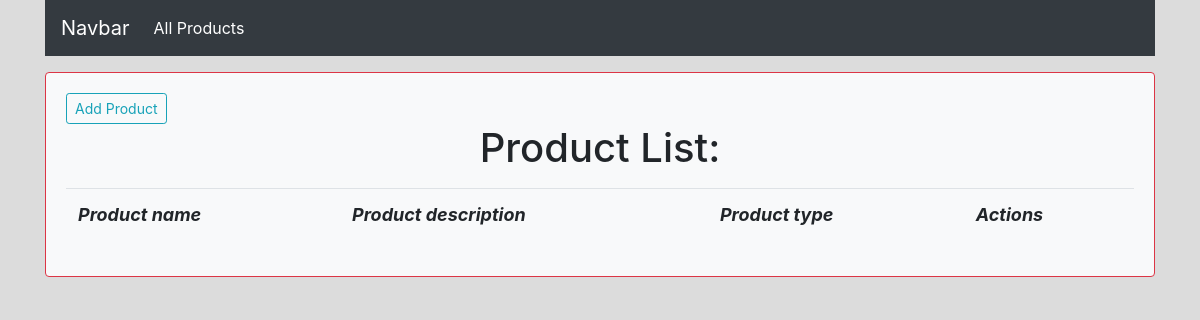
The app's page /, older data.
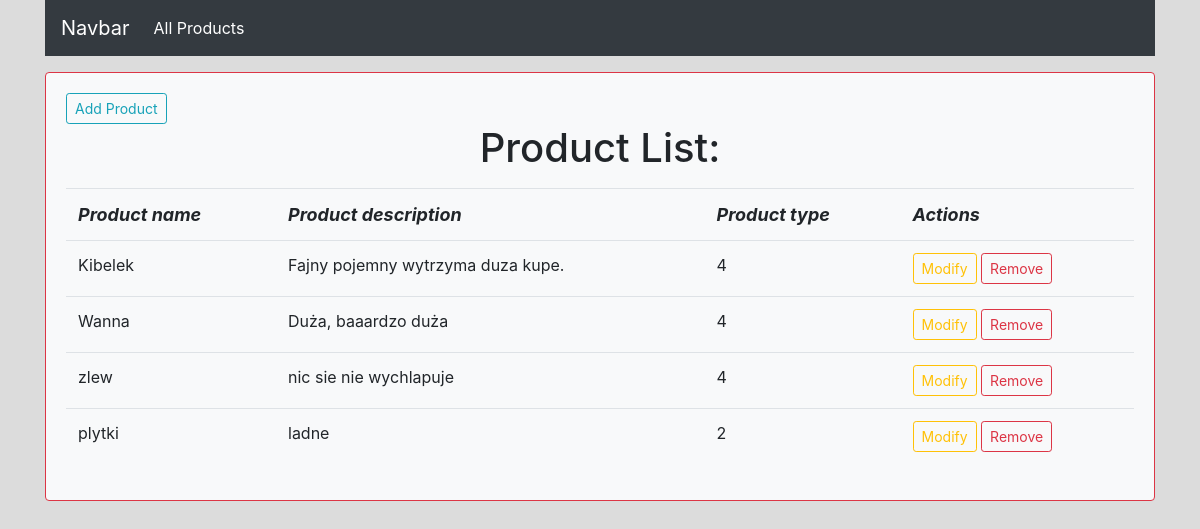
The same page, newer data.
### renovations/models.py (models this page shows)
class Product(models.Model):
    name = models.CharField(max_length=64, null=False)
    description = models.TextField()
    type = models.IntegerField(choices=TYPE)

### renovations/views.py (the view)
# urls.py: path('', AllProducts.as_view(), name='home'),
class AllProducts(ListView):
    model = Product
    template_name = 'renovations/product_list.html'
    def get_context_data(self, **kwargs):
        context = super().get_context_data(**kwargs)
        context['new_product_form'] = NewProductForm
        return context

### renovations/form_context_processor.py (called while the page is built)
def product_form_context(request):
    result = {
        'new_product_form': NewProductForm
    }
    return result

### templates/renovations/product_list.html (shortened to what this page needs)
{% extends 'renovations/layout.html' %}
{% load crispy_forms_tags %}
{% block renovations %}
    <div class="row justify-content-md-center main-window">
        <div class="col-sm-12">
            <div class="card mt-3 bg-light border-danger">
                <div class="card-body">
                    <div class="table-responsive">
                        <table class="table mt-3">
                            <thead>
                            <span style="display: inline">
                                <a class="new-product btn btn-outline-info btn-sm" href="#">Add Product</a>
                                <h1 style="text-align: center">Product List:</h1>
                            </span>
                            <tr style="font-size: large; font-style: oblique; font-weight: bold">
                                <td>Product name</td>
                                <td>Product description</td>
                                <td>Product type</td>
                                <td>Actions</td>
                            </tr>
                            </thead>
                            {% for product in object_list %}
                                <tr class="product-row">
                                    <td id="product-name-{{ product.id }}">{{ product.name }}</td>
                                    <td id="product-description-{{ product.id }}">{{ product.description }}</td>
                                    <td id="product-type-{{ product.id }}">{{ product.type }}</td>
                                    <td>
                                        <a class="edit-product btn btn-outline-warning btn-sm"
                                           data-id={{ product.id }} href="#"
                                        >Modify</a>
                                        <a href="{% url 'renovations:delete-product' pk=product.id %}"
                                           class="btn btn-outline-danger btn-sm">Remove</a></td>
                                </tr>
                            {% endfor %}
                        </table>
                    </div>
                </div>
            </div>
        </div>
    </div>
{% endblock renovations %}

### templates/renovations/layout.html (shortened to what this page needs)
{% load static %}
{% load crispy_forms_tags %}
<!DOCTYPE html>
<html lang="en">
<head>
    <link rel="stylesheet" href="https://stackpath.bootstrapcdn.com/bootstrap/4.2.1/css/bootstrap.min.css"
>
</head>
<body style="background-color: gainsboro">
<header class="site-header">
    <div class="container">
        <nav class="navbar navbar-expand-lg navbar-dark bg-dark">
            <a class="navbar-brand" href="#">Navbar</a>
            <div class="collapse navbar-collapse" id="navbarNavDropdown">
                <ul class="navbar-nav">
                    <li class="nav-item active">
                        <a class="nav-link" href="{% url 'renovations:all-products' %}">All Products</a>
                    </li>
                </ul>
            </div>
        </nav>
    </div>
</header>
<div class="container">
    {% block renovations %}{% endblock %}
</div>
</body>
</html>

Row changes from the older to the newer data that the page shows:
added Product: name "Kibelek", description "Fajny pojemny wytrzyma duza kupe.", type "4"
added Product: name "Wanna", description "Duża, baaardzo duża", type "4"
added Product: name "zlew", description "nic sie nie wychlapuje", type "4"
added Product: name "plytki", description "ladne", type "2"
